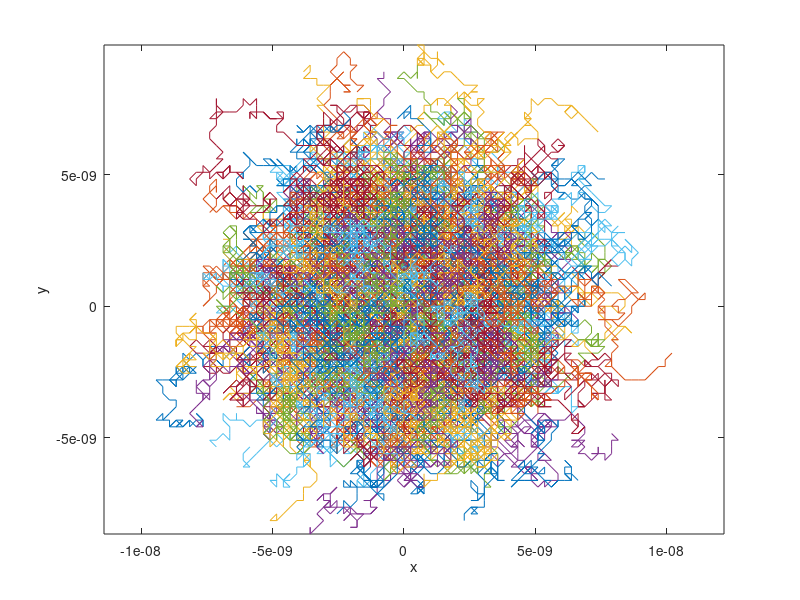

Source code (MATLAB):
%% Probabilidad 2d
num=200;
nviajes=1000;

pp=(randi(3,num,nviajes)-2)*2.55e-10;
x=cumsum(pp);
pp=(randi(3,num,nviajes)-2)*2.55e-10;
y=cumsum(pp);

plot(x,y)
hold all
plot(x(end,1),y(end,1),'o')
xlabel('x')
ylabel('y')
axis equal